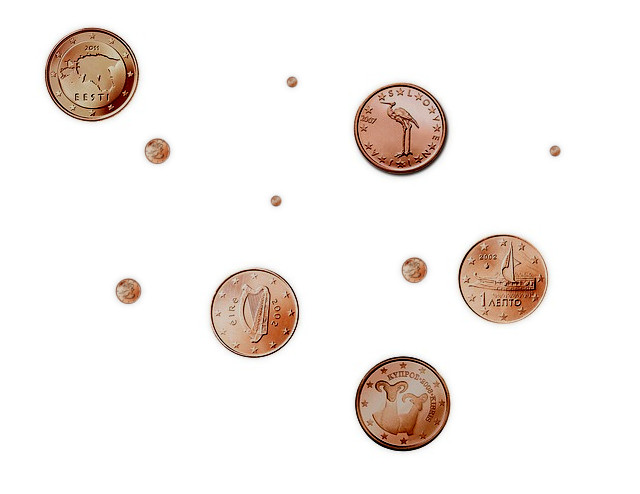
%> input picture Assignment 3/coins.jpg, 640 x 494 px
$ octave exercise1_assignement3e.m   (GNU Octave 9; MATLAB toolbox functions it lacks are replaced by stand-ins)
%> lines starting %> are read from the running program, lines starting %| are printed output that depends on the picture; in (x1, y1, x2, y2) boxes, pixels count from 0 and x2, y2 are one past the last pixel; in counts of white or black regions, pixels touching at a corner belong together; the program's own positions count from 1
### Assignment 2/myhist.m
function [ H, bins ] = myhist(I , nbins)
I = reshape(I, 1, numel(I) ); % reshape image in 1D vector
H = zeros(1, nbins) ; % initialize the histogram
max_val_in = 255 ; % highest input value
min_val_in = 0 ; % lowest input value
max_val_out = nbins; % highest cell index
min_val_out = 1 ; % lowest cell index
% Compute bin numbers for all pixels
f = (max_val_out - min_val_out) / (max_val_in - min_val_in); % Compute the scaling factor
idx = floor(double(I) * f) + min_val_out; % Calculate indices for all pixels
idx(idx > nbins) = nbins; % Truncate the outliers
for i = 1 : length(I) % Now iterate the image and increase appropriate histogram cell for each pixel
H(idx(i)) = H(idx(i)) + 1;
end
% Normalize the histogram (sum of cell values equals 1)
H = H / sum(H) ;
% Compute reference values for all cells in the histogram
bins = ( (1 : nbins) - min_val_out) ./ f;

### Assignment 2/otsu.m
function threshold = otsu(I)
nbins = 256;
counts = myhist(I, nbins); % Obtain the histogram
p = counts / sum(counts); % Normalize the histogram
sigma = zeros(nbins, 1);
for t = 1 : nbins
qlow = sum(p(1:t));
qhigh = sum(p(t + 1 : end));
miu_L = sum(p(1:t) .* (1:t)) / qlow;
miu_H = sum(p(t + 1 : end) .* (t + 1 : nbins)) ./ qhigh;
sigma(t) = qlow * qhigh * (miu_L - miu_H) ^ 2;
end
[~, threshold] = max(sigma(:));
end

### Assignment 3/immask.m
function S = immask(I , mask)
    R = I(:,:,1) .* uint8(mask);
    G = I(:,:,2) .* uint8(mask);
    B = I(:,:,3) .* uint8(mask);

S= cat(3,R,G,B);

### Assignment 3/exercise1_assignement3e.m
% Change the current folder to m file one
if(~isdeployed)
	cd(fileparts(which(mfilename)));
end
clc;	% Clear command window.
clear;	% Delete all variables.
close all;	% Close all figure windows except those created by imtool.
imtool close all;	% Close all figure windows created by imtool.
workspace;	% Make sure the workspace panel is showing.

I = imread('coins.jpg'); % Load a synthetic mask
%> I is the input picture: size 494x640x3 uint8; mean R, G, B 245.2, 240, 237
M = rgb2gray(I);
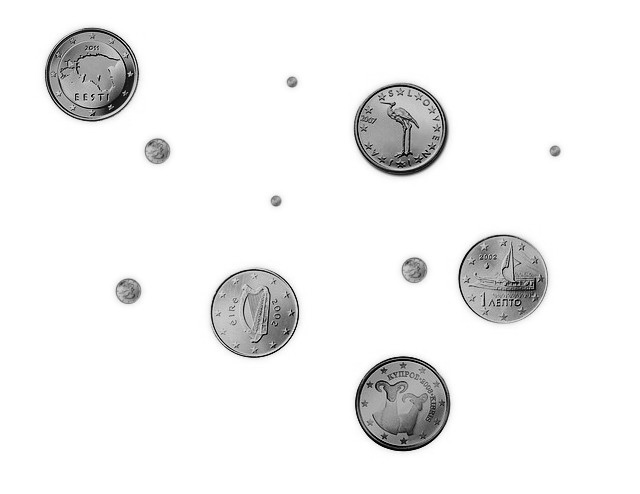
%> M: size 494x640 uint8; min 0, max 255, mean 241.2
O = otsu(M);
%> after the loop in myhist, `for i = 1 : length(I)`: H = 256 values, max 263427 at index 256, min 13 at index 1, mean 1235
%> in myhist, `H = H / sum(H) ;`: H = 256 values, max 0.833 at index 256, min 4.11e-05 at index 1, mean 0.00391
%> in otsu, `counts = myhist(I, nbins);`: counts has the same summary as H in myhist
%> in otsu, `p = counts / sum(counts);`: p has the same summary as H in myhist
%> the loop in otsu, `for t = 1 : nbins` made 256 passes
%> (qlow, qhigh, miu_L, miu_H) on passes 1 to 3: (4.11e-05, 1, 1, 242.2), (0.000253, 1, 1.84, 242.3), (0.000468, 1, 2.37, 242.3)
%> in otsu, `[~, threshold] = max(sigma(:));`: threshold = 193
%> O = 193
M = M < O;
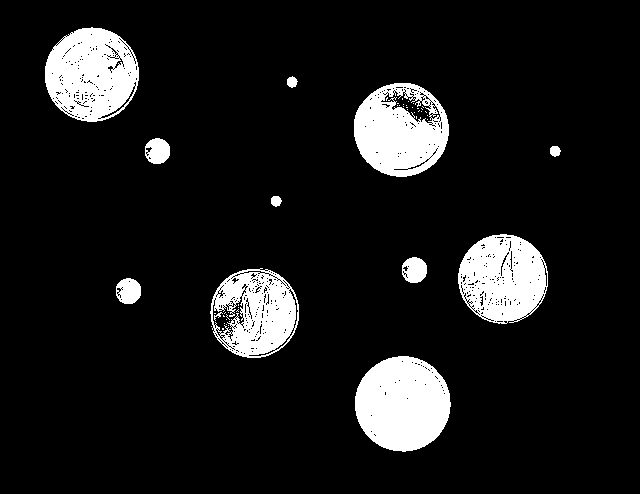
%> M: size 494x640 logical; 10.3% white; 50 white regions (38 under 20 px), largest, box (x1, y1, x2, y2) and area: (355, 356, 451, 452) 7127, (45, 27, 139, 122) 6500, (354, 83, 449, 177) 6135
SE = strel('disk',6);
M = imerode(imdilate(M, SE), SE);
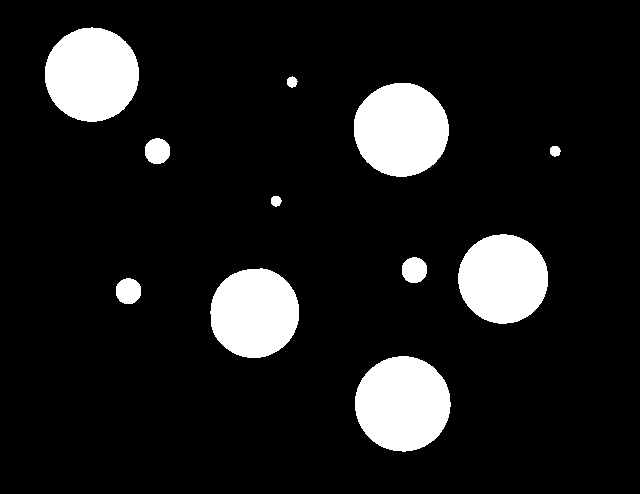
%> M: size 494x640 logical; 11.3% white; 11 white regions, largest, box (x1, y1, x2, y2) and area: (355, 356, 451, 452) 7163, (354, 83, 449, 177) 7010, (45, 27, 139, 122) 6969
figure(1)
imshow(M);

L = bwlabel(M); % Use connected components algorithm to label all components
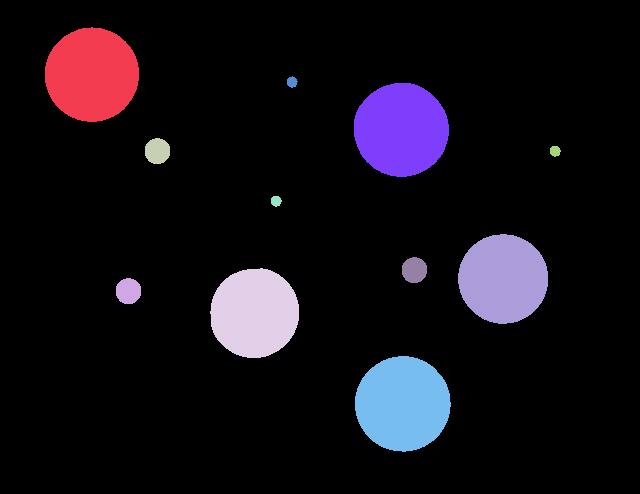
%> L: size 494x640 double; 12 distinct labels, from 0 to 11; one colour per label, 0 black
label_max = max(L(:)); % A trick to get all values present in matrix L
%> label_max = 11
for i = 1:label_max
if sum(L(:) == i) > 700 % Only process labels that have more than 700 pixels
L(L == i) = 0;
end
end
%> this loop made 11 passes
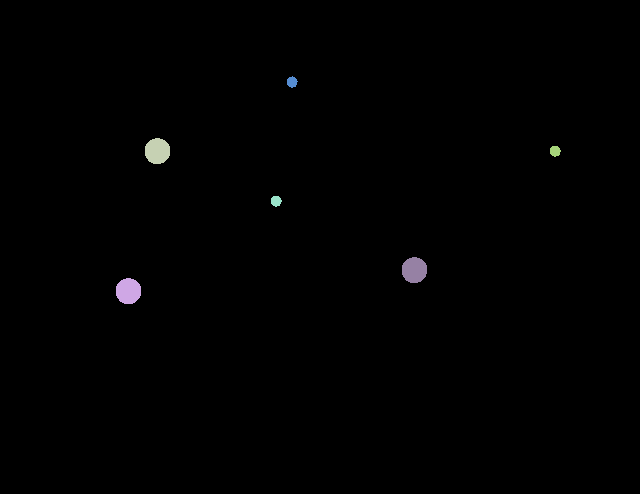
%> L: size 494x640 double; 7 distinct labels, from 0 to 11; one colour per label, 0 black
figure(2)
subplot(1, 2, 1);
imshow(I); title('Original');
subplot(1, 2, 2);
imshow(immask(I, L > 0)); title('Processed'); % Display the result (if you have not written immask?-function then simply display the mask)
%> in immask, `R = I(:,:,1) .* uint8(mask);`: R: size 494x640 uint8; 121 distinct labels, from 0 to 229
%> in immask, `G = I(:,:,2) .* uint8(mask);`: G: size 494x640 uint8; 160 distinct labels, from 0 to 204
%> in immask, `B = I(:,:,3) .* uint8(mask);`: B: size 494x640 uint8; 171 distinct labels, from 0 to 184
colormap gray;


L2 = bwlabel(L); % Use connected components algorithm to label all components
%> L2: size 494x640 double; 7 distinct labels, from 0 to 6
label_max = max(L2(:)); % A trick to get all values present in matrix L2
%> label_max = 6
figure(3)
for i = 1:label_max
    subplot(2,3,i); imshow(immask(I , L2 == i)); title(sprintf('Label #%d',i));
end
%> this loop made 6 passes
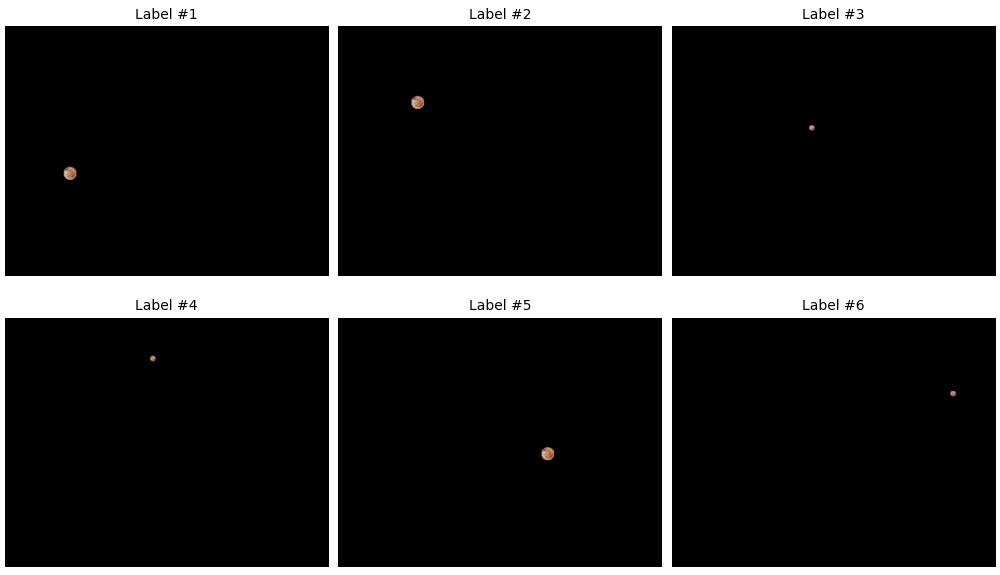
%> figure redrawn from the program's plot data, 6 panels
figure(4)
for i = 1:label_max
    subplot(2,3,i); imshow(L2 == i); title(sprintf('Label Mask #%d',i));
end
%> this loop made 6 passes
%> pass 2, `imshow(L2 == i)`:
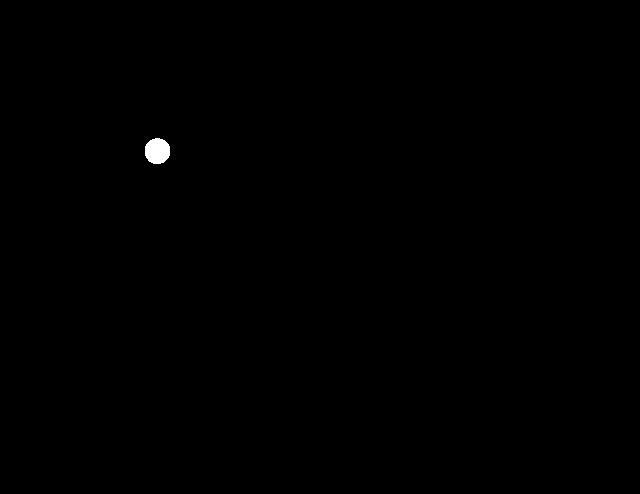
%> displayed picture: size 494x640 logical; 0.17% white; 1 white region, box (x1, y1, x2, y2) and area: (145, 138, 170, 164) 525

$ run again, with Assignment 3/candy.jpg copied over Assignment 3/coins.jpg
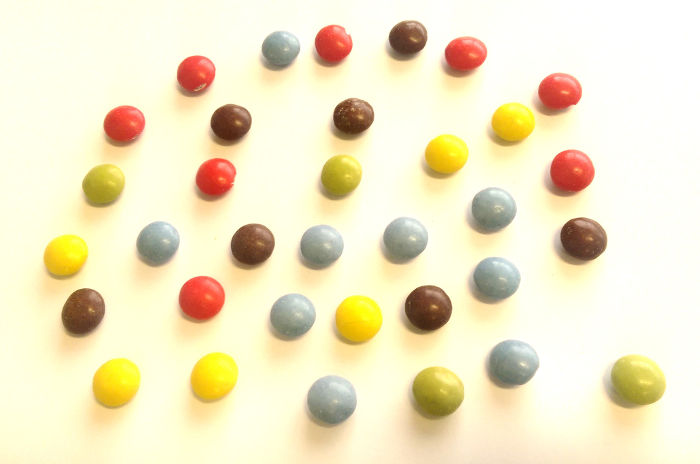
%> input picture Assignment 3/candy.jpg, 700 x 464 px
%> I is the input picture: size 464x700x3 uint8; mean R, G, B 242.4, 232.7, 199.4
%> `M = rgb2gray(I);`:
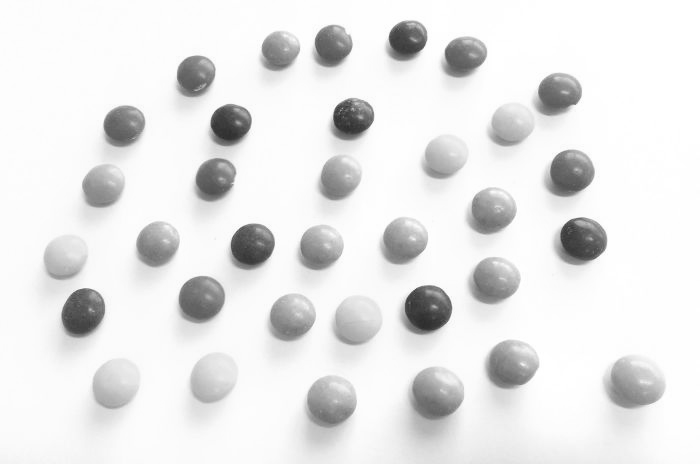
%> M: size 464x700 uint8; min 40, max 255, mean 231.9
%> after the loop in myhist, `for i = 1 : length(I)`: H = 256 values, max 40343 at index 254, min 0 at index 1, mean 1268.8
%> in myhist, `H = H / sum(H) ;`: H = 256 values, max 0.124 at index 254, min 0 at index 1, mean 0.00391
%> counts has the same summary as H in myhist
%> p has the same summary as H in myhist
%> the loop in otsu, `for t = 1 : nbins` made 256 passes
%> (qlow, qhigh, miu_L, miu_H) on passes 1 to 3: (0, 1, NaN, 232.9), (0, 1, NaN, 232.9), (0, 1, NaN, 232.9)
%> threshold = 191
%> `label_max = max(L(:));`: label_max = 34
%> the loop `for i = 1:label_max` made 34 passes
%> after the loop `for i = 1:label_max`:
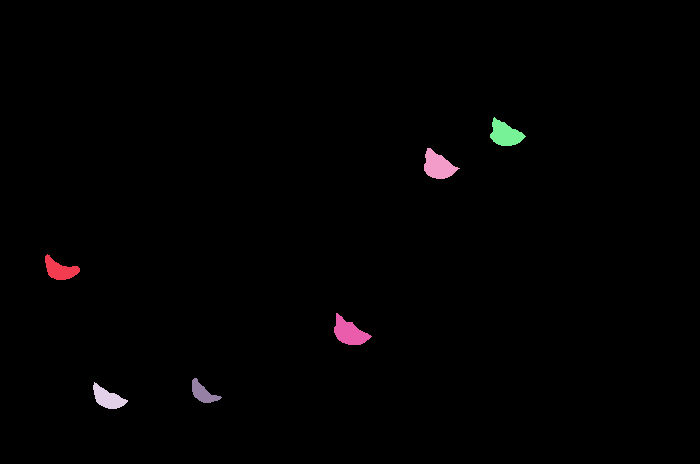
%> L: size 464x700 double; 7 distinct labels, from 0 to 30; one colour per label, 0 black
%> R: size 464x700 uint8; 90 distinct labels, from 0 to 255
%> G: size 464x700 uint8; 70 distinct labels, from 0 to 202
%> B: size 464x700 uint8; 145 distinct labels, from 0 to 155
%> L2: size 464x700 double; 7 distinct labels, from 0 to 6
%> `label_max = max(L2(:));`: label_max = 6
%> the loop `for i = 1:label_max` made 6 passes
